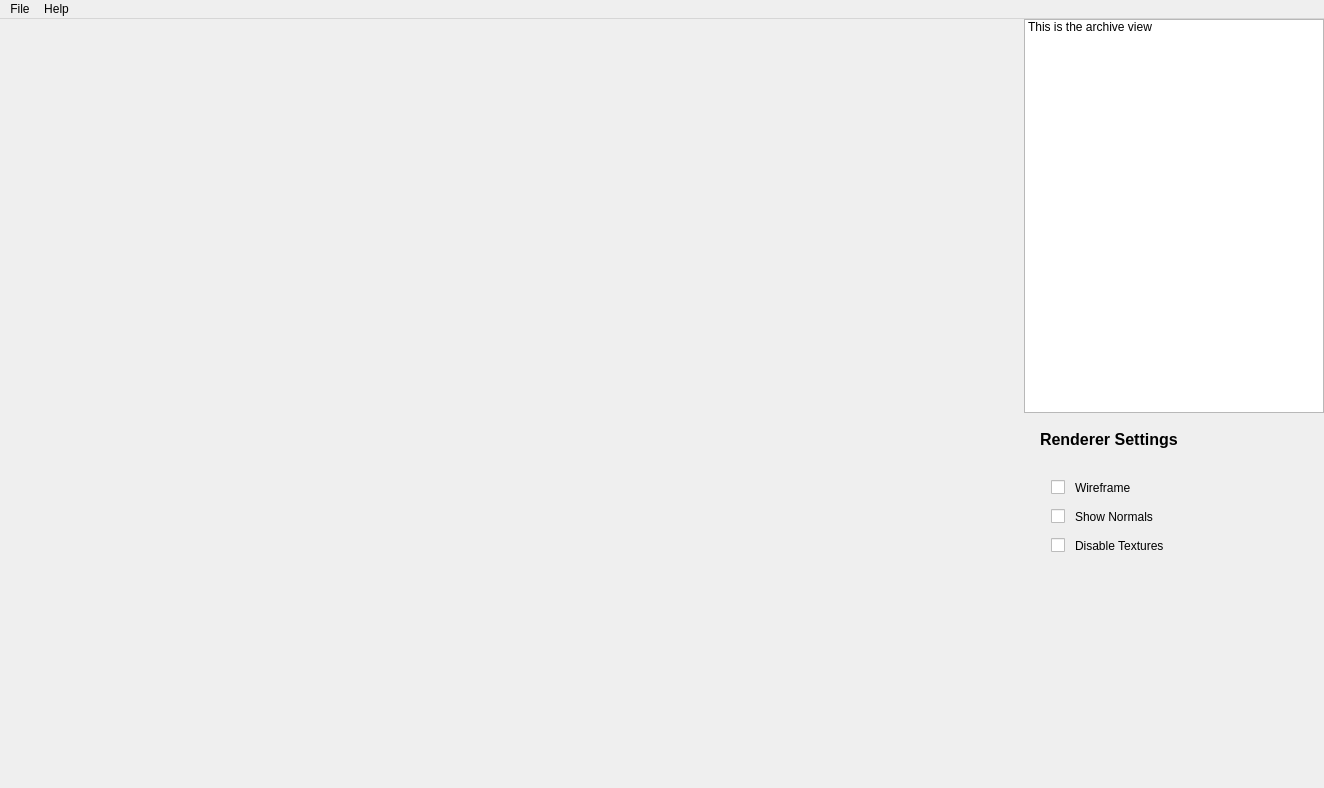
<?xml version="1.0" encoding="UTF-8"?>
<ui version="4.0">
 <class>MainWindow</class>
 <widget class="QMainWindow" name="MainWindow">
  <property name="geometry">
   <rect>
    <x>0</x>
    <y>0</y>
    <width>1324</width>
    <height>788</height>
   </rect>
  </property>
  <property name="minimumSize">
   <size>
    <width>1324</width>
    <height>788</height>
   </size>
  </property>
  <property name="maximumSize">
   <size>
    <width>1324</width>
    <height>788</height>
   </size>
  </property>
  <property name="acceptDrops">
   <bool>true</bool>
  </property>
  <property name="windowTitle">
   <string>Just Cause 3 RBM Renderer</string>
  </property>
  <property name="windowIcon">
   <iconset resource="resources.qrc">
    <normaloff>:/images/rbm.png</normaloff>:/images/rbm.png</iconset>
  </property>
  <property name="documentMode">
   <bool>false</bool>
  </property>
  <widget class="QWidget" name="centralWidget">
   <widget class="QListWidget" name="archiveView">
    <property name="geometry">
     <rect>
      <x>1024</x>
      <y>0</y>
      <width>300</width>
      <height>394</height>
     </rect>
    </property>
    <item>
     <property name="text">
      <string>This is the archive view</string>
     </property>
    </item>
   </widget>
   <widget class="QWidget" name="formLayoutWidget">
    <property name="geometry">
     <rect>
      <x>1040</x>
      <y>450</y>
      <width>281</width>
      <height>311</height>
     </rect>
    </property>
    <layout class="QFormLayout" name="formLayout">
     <property name="fieldGrowthPolicy">
      <enum>QFormLayout::AllNonFixedFieldsGrow</enum>
     </property>
     <property name="rowWrapPolicy">
      <enum>QFormLayout::DontWrapRows</enum>
     </property>
     <property name="labelAlignment">
      <set>Qt::AlignLeading|Qt::AlignLeft|Qt::AlignVCenter</set>
     </property>
     <property name="formAlignment">
      <set>Qt::AlignLeading|Qt::AlignLeft|Qt::AlignTop</set>
     </property>
     <property name="horizontalSpacing">
      <number>10</number>
     </property>
     <property name="verticalSpacing">
      <number>14</number>
     </property>
     <item row="0" column="0">
      <widget class="QCheckBox" name="wireframeCheckBox">
       <property name="enabled">
        <bool>true</bool>
       </property>
      </widget>
     </item>
     <item row="0" column="1">
      <widget class="QLabel" name="wireframeLabel">
       <property name="text">
        <string>Wireframe</string>
       </property>
      </widget>
     </item>
     <item row="2" column="0">
      <widget class="QCheckBox" name="showNormalsCheckBox"/>
     </item>
     <item row="2" column="1">
      <widget class="QLabel" name="showNormalsLabel">
       <property name="text">
        <string>Show Normals</string>
       </property>
      </widget>
     </item>
     <item row="4" column="1">
      <widget class="QLabel" name="disableTexturesLabel">
       <property name="text">
        <string>Disable Textures</string>
       </property>
      </widget>
     </item>
     <item row="4" column="0">
      <widget class="QCheckBox" name="disableTexturesCheckBox"/>
     </item>
    </layout>
   </widget>
   <widget class="QLabel" name="label">
    <property name="geometry">
     <rect>
      <x>1040</x>
      <y>400</y>
      <width>281</width>
      <height>41</height>
     </rect>
    </property>
    <property name="font">
     <font>
      <pointsize>12</pointsize>
      <weight>75</weight>
      <bold>true</bold>
      <stylestrategy>PreferAntialias</stylestrategy>
      <kerning>true</kerning>
     </font>
    </property>
    <property name="text">
     <string>Renderer Settings</string>
    </property>
   </widget>
  </widget>
  <widget class="QMenuBar" name="menuBar">
   <property name="geometry">
    <rect>
     <x>0</x>
     <y>0</y>
     <width>1324</width>
     <height>20</height>
    </rect>
   </property>
   <widget class="QMenu" name="menuFile">
    <property name="title">
     <string>File</string>
    </property>
    <addaction name="actionOpenFile"/>
    <addaction name="separator"/>
    <addaction name="actionExit"/>
   </widget>
   <widget class="QMenu" name="menuAbout">
    <property name="title">
     <string>Help</string>
    </property>
    <addaction name="actionAbout"/>
   </widget>
   <addaction name="menuFile"/>
   <addaction name="menuAbout"/>
  </widget>
  <action name="actionOpenFile">
   <property name="text">
    <string>Open RBM</string>
   </property>
  </action>
  <action name="actionExit">
   <property name="text">
    <string>Exit</string>
   </property>
  </action>
  <action name="actionClose_Current_File">
   <property name="text">
    <string>Close Current File</string>
   </property>
  </action>
  <action name="actionAbout">
   <property name="text">
    <string>About</string>
   </property>
  </action>
 </widget>
 <layoutdefault spacing="6" margin="11"/>
 <resources>
  <include location="resources.qrc"/>
 </resources>
 <connections/>
</ui>
